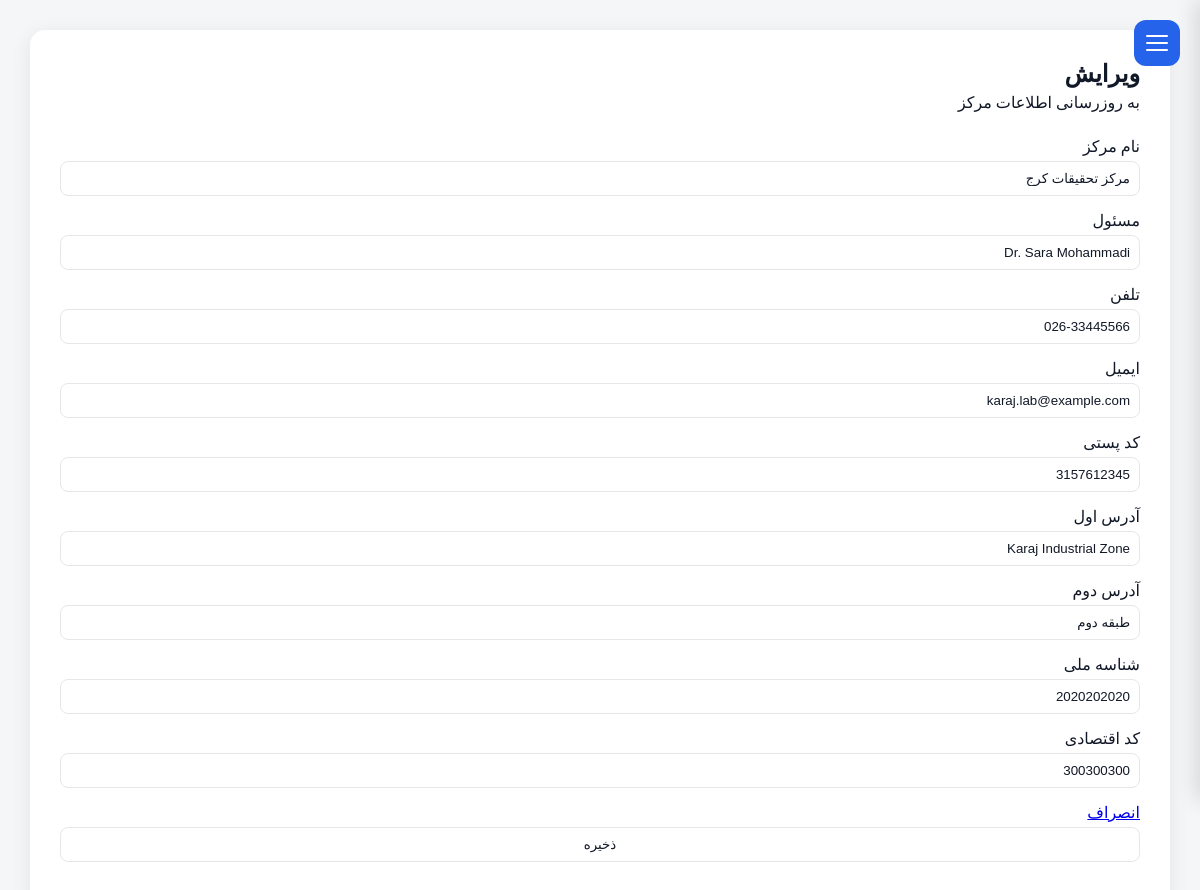
Page /facilities/2/edit/ (signed in) on the earlier database version.
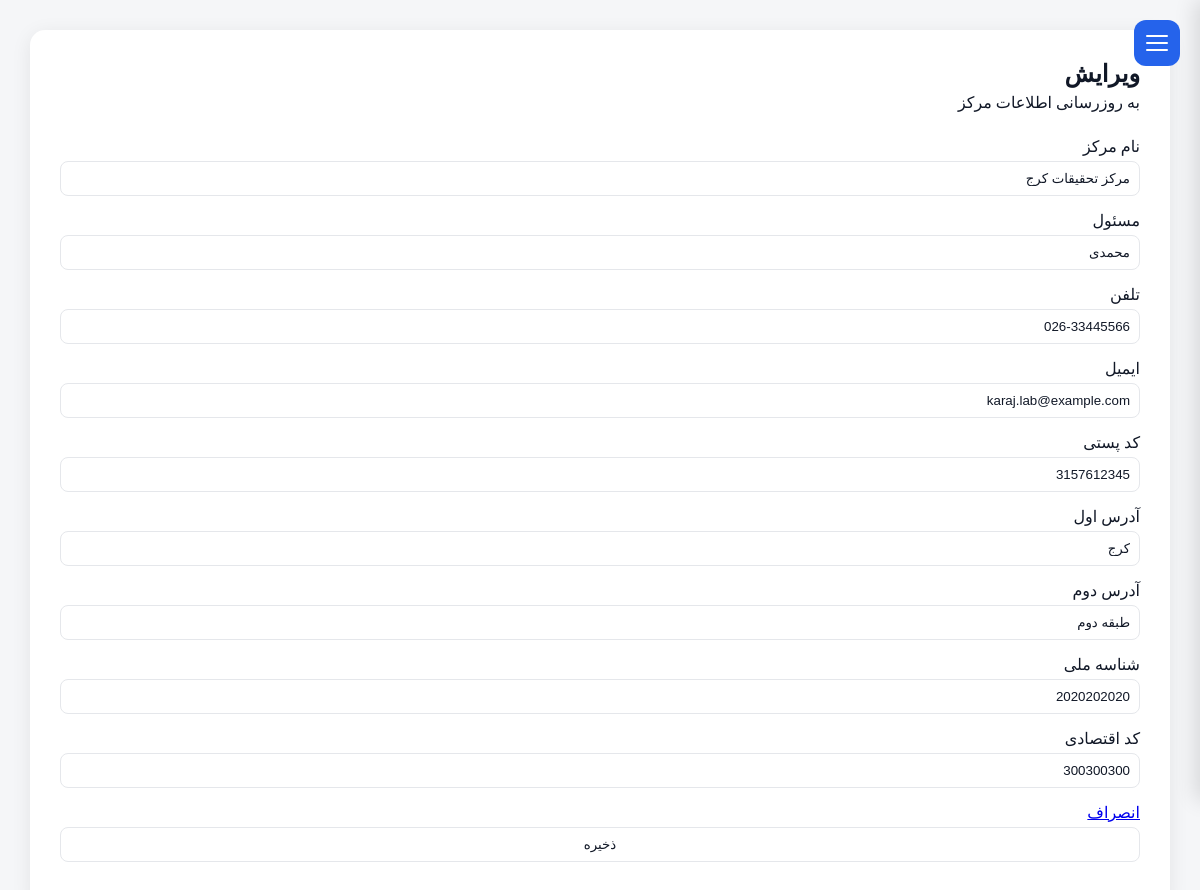
Same page on the later database version.
### facilities/models.py (models this page shows, shortened)
class Facility(models.Model):
    name = models.CharField(
        _("Facility Name"),
        max_length=255, blank=True,null=True
    )
    responsible_person = models.CharField(
        _("Responsible Person"),
        max_length=150, blank=True,null=True
    )
    telephone = models.CharField(
        _("Telephone"),
        max_length=50, blank=True,null=True
    )
    email = models.EmailField(
        _("Email"),
        blank=True,null=True
    )
    address1 = models.CharField(
        _("Address Line 1"),
        max_length=255, blank=True,null=True
    )
    address2 = models.CharField(
        _("Address Line 2"),
        max_length=255,
         blank=True,null=True
    )
    postal_code = models.CharField(
        _("Postal Code"),
        max_length=20,
         blank=True,null=True
    )
    national_id = models.CharField(
        _("National ID"),
        max_length=50,
         blank=True,null=True
    )
    economic_code = models.CharField(
        _("Economic Code"),
        max_length=50,
         blank=True,null=True
    )
    created_at = models.DateTimeField(
        auto_now_add=True
    )
    updated_at = models.DateTimeField(
        auto_now=True
    )
    class Meta:
        ordering = ["name"]
        verbose_name = _("Facility")
        verbose_name_plural = _("Facilities")

### facilities/views.py (the view)
def facility_update(request, pk):
    facility = get_object_or_404(
        Facility,
        pk=pk
    )
    if request.method == "POST":
        form = FacilityForm(
            request.POST,
            instance=facility
        )
        if form.is_valid():
            form.save()
            messages.success(
                request,
                _("Facility updated successfully.")
            )
            next_url = request.GET.get("next")
            if next_url:
                return redirect(next_url)
            return redirect(
                "facility_list"
            )
    else:
        form = FacilityForm(
            instance=facility
        )
    return render(
        request,
        "facilities/facility_update.html",
        {
            "form": form,
            "facility": facility,
        }
    )

### templates/facilities/facility_update.html (shortened to what this page needs)
{% extends "base.html" %}
{% load crispy_forms_tags %}
{% load i18n %}
{% block content %}
<div class="form-card">
<div class="form-header">
<h2>
{% trans "Edit Facility" %}
</h2>
<p>
{% trans "Update facility information" %}
</p>
</div>
<form method="post">
{% crispy form %}
</form>
</div>
{% endblock %}

Differences in the rows shown:
changed Facility "مرکز تحقیقات کرج": responsible_person "Dr. Sara Mohammadi" → "محمدی"; address1 "Karaj Industrial Zone" → "کرج"
